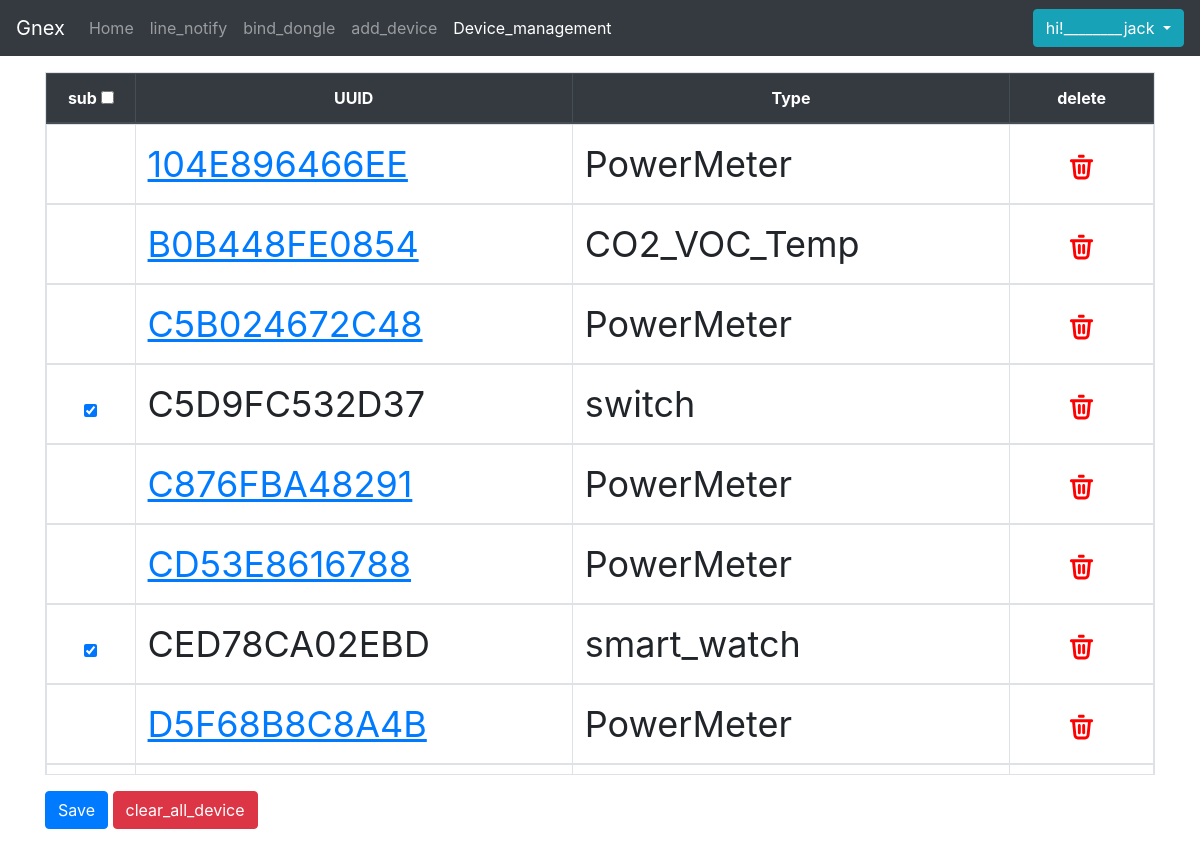
Page /Device_management (signed in) on the committed database.
### models.py (models this page shows, shortened)
class Notify_status(db.Model):
    username = db.Column(db.String(100), db.ForeignKey('user.username'), nullable=True, primary_key=True)
    Device_Mac= db.Column(db.String(100), primary_key=True)
    Device_status=db.Column(db.Boolean(), nullable=True)
    Device_type= db.Column(db.String(100),nullable=True)
    parent = db.relationship('User',back_populates="children")

### app/routes.py (the view)
@app.route('/Device_management',methods=['GET'])
def Device_management():
    array=[]
    result =db.session.query(User.username,Notify_status.Device_Mac,Notify_status.Device_status,Notify_status.Device_type).filter(User.username==flask_session['user']).filter(User.username==Notify_status.username).all()
    for i in range (len(result)):
        Device_Mac=result[i][1]
        Device_status=result[i][2]
        Device_type=result[i][3]
        data={'Device_Mac':Device_Mac,'Device_status':Device_status,'Device_type':Device_type}
        array.append(data)
    return render_template('Device_management.html',tabledata=array)

### app/routes.py (called while the page is built)
@app.before_request
def login_require():
    if request.path in ['','/login','/register','/powermeter_list_device'] or '/static/' in request.path:
        return None
    flask_session.permanent = True
    user=flask_session.get('user')
    if user==None:
        return redirect('/login')

### app/templates/Device_management.html (shortened to what this page needs)
{% extends 'base1.html' %}
{%block css_content%}
<link href="{{url_for('static',filename='css/Device_management.css')}}" rel="stylesheet">
{% endblock %}
{%block app_content%}
<div class="pt-3">
    <table class="table table-bordered" id="tab">
        <thead class="thead-dark d-flex">
            <tr class="">
                <th class=" thead-sub"> sub <input type="checkbox" id="checkall"></th>
                <th class=" thead-uuid">UUID</th>
                <th class=" thead-type">Type</th>
                <th class=" thead-delete">delete</th>
            </tr>
        </thead>
        <tbody>
            {%for data in tabledata%}
            {%if data['Device_type']=="PowerMeter"%}
            <tr id={{data['Device_Mac']}} name={{data['Device_type']}}>
                <th class=" thead-sub">
                </th>
                <td class=" thead-uuid"><a href="/powermeter?devicename={{data['Device_Mac']}}">{{data['Device_Mac']}}</a></td>
                <td class=" thead-type">{{data['Device_type']}}</td>
                <th class=" thead-delete"><img src="{{url_for('static',filename='img/Device_management/delete.svg')}}"
                        alt=""></th>
            </tr>
            {%elif data['Device_type']=="CO2_VOC_Temp"%}
            <tr id={{data['Device_Mac']}} name={{data['Device_type']}}>
                <th class=" thead-sub">
                </th>
                <td class=" thead-uuid"><a href="/CO2?devicename={{data['Device_Mac']}}">{{data['Device_Mac']}}</a></td>
                <td class=" thead-type">{{data['Device_type']}}</td>
                <th class=" thead-delete"><img src="{{url_for('static',filename='img/Device_management/delete.svg')}}"
                        alt=""></th>
            </tr>
            {%else%}
            <tr id={{data['Device_Mac']}}>
                <th class=" thead-sub"><input type="checkbox" name="Checkbox[]"
                        aria-label="Checkbox for following text input" {{ "checked" if data['Device_status']==True}}>
                </th>
                <td class=" thead-uuid">{{data['Device_Mac']}}</td>
                <td class=" thead-type">{{data['Device_type']}}</td>
                <th class=" thead-delete"><img src="{{url_for('static',filename='img/Device_management/delete.svg')}}"
                        alt=""></th>
            </tr>
            {%endif%}
            {%endfor%}
        </tbody>
    </table>
    <button id="send_data" type="button" class="btn btn-primary">Save</button>
    <button id="clear_data" type="button" class="btn btn-danger">clear_all_device</button>
</div>
{%endblock%}

### app/templates/base1.html (shortened to what this page needs)
<!DOCTYPE html>
<html lang="en">
<head>
    <link rel="stylesheet" href="https://cdn.jsdelivr.net/npm/bootstrap@4.6.1/dist/css/bootstrap.min.css">
    {%block css_content%}
    {% endblock %}
</head>
<body>
    {%include 'navbar.html'%}
    <div class="container">
        {%block app_content%}
        {%endblock%}
    </div>
</body>
</html>

### app/templates/navbar.html (shortened to what this page needs)
<nav class="navbar navbar-expand-lg navbar-dark bg-dark">
    <a class="navbar-brand" href="{{url_for('index')}}">Gnex</a>
    <div class="collapse navbar-collapse" id="navbarSupportedContent">
        <ul class="navbar-nav mr-auto">
            <li class="nav-item {%if request.endpoint == 'index'%}active{% endif %}">
                <a class="nav-link" href="{{url_for('index')}}">Home <span class="sr-only">(current)</span></a>
            </li>
            {%if "user" in session%}
            <li class="nav-item {%if request.endpoint == 'line_notify'%}active{% endif %}">
                <a class="nav-link" href="{{url_for('line_notify')}}">line_notify</a>
            </li>
            <li class="nav-item {%if request.endpoint == 'html5_qrcode'%}active{% endif %}">
                <a class="nav-link" href="{{url_for('html5_qrcode')}}">bind_dongle</a>
            </li>
            <li class="nav-item {%if request.endpoint == 'testform'%}active{% endif %}">
                <a class="nav-link" href="{{url_for('testform')}}">add_device</a>
            </li>
            <li class="nav-item {%if request.endpoint == 'Device_management'%}active{% endif %}">
                <a class="nav-link" href="{{url_for('Device_management')}}">Device_management</a>
            </li>
            {%endif%}
        </ul>
        {%if "user" in session%}
        <div class="btn-group">
            <button type="button" class="btn btn-info dropdown-toggle" data-toggle="dropdown" aria-haspopup="true"
                aria-expanded="false">
                hi!________{{session.get('user')}}
            </button>
        </div>
        {% else %}
        <a href="{{url_for('login')}}">
            <button type="button" class="btn btn-info">login</button>
        </a>
        {%endif%}
    </div>
</nav>

### app/static/css/Device_management.css (style rules this page uses)
table { display: flex; flex-flow: column; width: 100%; height: 100%; }
thead { width: 100%; }
.thead-sub { width: 8%; }
.thead-uuid { width: auto; }
.thead-type { width: auto; }
.thead-delete { width: 13%; }
tbody { flex: 1 1 auto; display: block; overflow-y: scroll; overflow-x: hidden; height: 650px; font-size: 3vmin; }
tr { width: 100%; display: table; table-layout: fixed; }
tr img { width: 25%; cursor: pointer; }
th { text-align: center; }
[name="PowerMeter"] a { text-decoration: underline; }
[name="CO2_VOC_Temp"] a { text-decoration: underline; }

### rows in the picture
Notify_status: Device_Mac "104E896466EE", Device_type "PowerMeter"
Notify_status: Device_Mac "B0B448FE0854", Device_type "CO2_VOC_Temp"
Notify_status: Device_Mac "C5B024672C48", Device_type "PowerMeter"
Notify_status: Device_Mac "C5D9FC532D37", Device_type "switch"
Notify_status: Device_Mac "C876FBA48291", Device_type "PowerMeter"
Notify_status: Device_Mac "CD53E8616788", Device_type "PowerMeter"
Notify_status: Device_Mac "CED78CA02EBD", Device_type "smart_watch"
Notify_status: Device_Mac "D5F68B8C8A4B", Device_type "PowerMeter"

### other values in the picture
{{ session.get('user') }} "jack"
